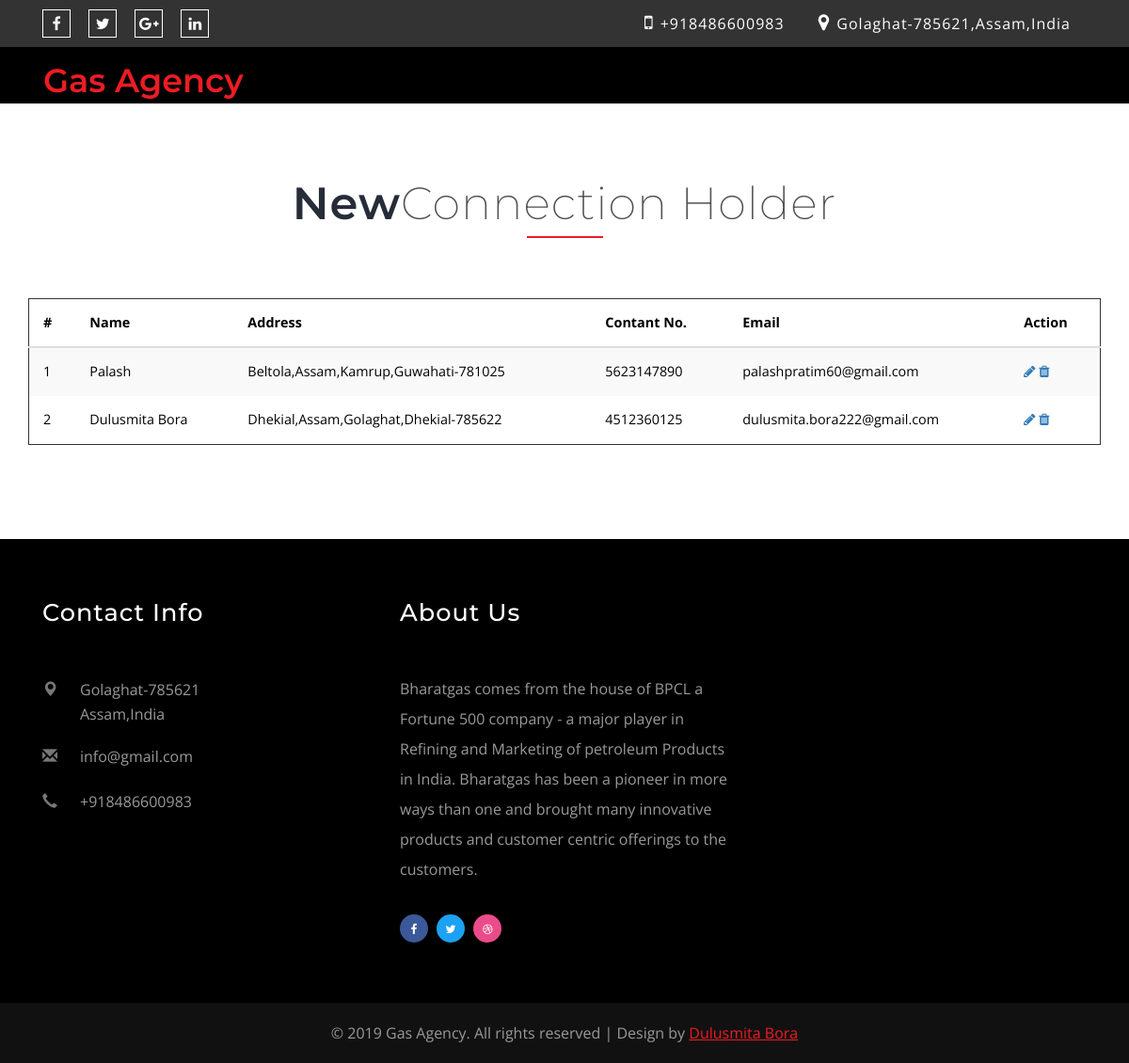
/manage-users.php (signed in), run on the app's committed database.
### tables this page shows
CREATE TABLE IF NOT EXISTS `connection` (
  `id` int(255) NOT NULL AUTO_INCREMENT,
  `userid` int(11) NOT NULL,
  `name` varchar(100) NOT NULL,
  `dob` varchar(100) NOT NULL,
  `fname` varchar(100) NOT NULL,
  `mname` varchar(100) NOT NULL,
  `spname` varchar(100) NOT NULL,
  `gender` varchar(30) NOT NULL,
  `address` varchar(255) NOT NULL,
  `state` varchar(100) NOT NULL,
  `district` varchar(100) NOT NULL,
  `city` varchar(100) NOT NULL,
  `pin` bigint(20) NOT NULL,
  `cno` bigint(20) NOT NULL,
  `email` varchar(100) NOT NULL,
  `poi` varchar(255) NOT NULL,
  `cardNo` bigint(20) NOT NULL,
  `subsidy` varchar(25) NOT NULL,
  `bank` varchar(100) NOT NULL,
  `accNo` varchar(255) NOT NULL,
  `photo` varchar(255) NOT NULL,
  `sign` varchar(2555) NOT NULL,
  `user_email_status` varchar(100) NOT NULL,
  PRIMARY KEY (`id`)
);

### manage-users.php (the view, shortened to what this page needs)
<?php
include('includes/config.php');
if(strlen($_SESSION['id'])==0)
	{
header('location:login.php');
}
else{
?>
<!DOCTYPE html>
<html lang="en">
<head>
<link href="css/bootstrap.css" rel="stylesheet" type="text/css" media="all" />
<link href="css/style.css" rel="stylesheet" type="text/css" media="all" />
<link href="css/font-awesome.css" rel="stylesheet">
<link rel="stylesheet" href="css/jquery-ui.css" />
<link href="css/bookingstyle.css" rel="stylesheet" type="text/css" media="all"/>
</head>
<body>
				<div class="top">
					<div class="container">
							<div class="col-md-6 top-middle">
								<ul>
									<li><a href="#"><i class="fa fa-facebook"></i></a></li>
									<li><a href="#"><i class="fa fa-twitter"></i></a></li>
									<li><a href="#"><i class="fa fa-google-plus"></i></a></li>
									<li><a href="#"><i class="fa fa-linkedin"></i></a></li>
								</ul>
							</div>
							<div class="col-md-6 top-left">
								<ul>
									<li><i class="fa fa-mobile" aria-hidden="true"></i> +918486600983</li>
									<li><i class="fa fa-map-marker" aria-hidden="true"></i> Golaghat-785621,Assam,India</li>
								</ul>
							</div>
							<div class="clearfix"></div>
					</div>
				</div>
				<div class="top-bar">
				<div class="container">
					<div class="header">
						<nav class="navbar navbar-default">
							<div class="navbar-header navbar-left">
								<h1><a class="navbar-brand" href="dashboard.php">Gas Agency</span></a></h1>
							</div>
						</nav>
				</div>
			</div>
		</div>
	<div class="two-grids">
	    <div class="container">
            <div class="wthree_head_section">
				<h4 class="w3l_header">New<span>Connection Holder</span></h4>
			</div>
			<div class="bs-docs-example">
				<table class="table table-striped">
					<thead>
						<tr>
							<th>#</th>
							<th>Name</th>
							<th>Address</th>
							<th>Contant No.</th>
							<th>Email</th>
							<th>Action</th>
						</tr>
					</thead>
					<tbody>
<?php $query=mysqli_query($conn,"select * from connection");
$cnt=1;
while($row=mysqli_fetch_array($query))
{
?>
						<tr>
							<td><?php echo htmlentities($cnt);?></td>
							<td><?php echo htmlentities($row['name']);?></td>
							<td><?php echo $row['address'].",".$row['state'].",".$row['district'].",".$row['city']."-".$row['pin'];?></td>
							<td><?php echo htmlentities($row['cno']);?></td>
							<td><?php echo htmlentities($row['email']);?></td>
							<td><a href="view_users.php?id=<?php echo $row['id']?>" ><i class="fa fa-pencil"></i></a>
								<a href="manage-users.php?id=<?php echo $row['id']?>&del=delete" onClick="return confirm('Are you sure you want to delete?')"><i class="fa fa-trash"></i></a>
							</td>
						</tr>
<?php $cnt=$cnt+1; } ?>
					</tbody>
				</table>
			</div>
		</div>
	</div>
	<div class="footer">
		<div class="container">
			<div class="col-md-4 agile_footer_grid">
				<h3>Contact Info</h3>
				<ul class="w3_address">
					<li><i class="glyphicon glyphicon-map-marker" aria-hidden="true"></i>Golaghat-785621 <span>Assam,India</span></li>
					<li><i class="glyphicon glyphicon-envelope" aria-hidden="true"></i><a href="mailto:info@gmail.com">info@gmail.com</a></li>
					<li><i class="glyphicon glyphicon-earphone" aria-hidden="true"></i>+918486600983</li>
				</ul>
			</div>
			<div class="col-md-4 agile_footer_grid">
				<h3>About Us</h3>
				<p>Bharatgas comes from the house of BPCL a Fortune 500 company - a major player in Refining and Marketing of petroleum Products in India.
Bharatgas has been a pioneer in more ways than one and brought many innovative products and customer centric offerings to the customers.</p>
				<ul class="agileits_social_list">
					<li><a href="#" class="w3_agile_facebook"><i class="fa fa-facebook" aria-hidden="true"></i></a></li>
					<li><a href="#" class="agile_twitter"><i class="fa fa-twitter" aria-hidden="true"></i></a></li>
					<li><a href="#" class="w3_agile_dribble"><i class="fa fa-dribbble" aria-hidden="true"></i></a></li>
				</ul>
			</div>
		</div>
	</div>
	<div class="agileinfo_copyright">
		<p>© 2019 Gas Agency. All rights reserved | Design by <a href="http://w3layouts.com/">Dulusmita Bora</a></p>
	</div>
</body>
</html>
<?php } ?>

### css/bookingstyle.css (style rules this page uses)
body { font-size: 100%; font-family: 'Open Sans', sans-serif; background:#ffffff; margin: 0; }

### data on the page
connection: name "Palash", address "Beltola", state "Assam", district "Kamrup", city "Guwahati", pin "781025", cno "5623147890", email "palashpratim60@gmail.com"
connection: name "Dulusmita Bora", address "Dhekial", state "Assam", district "Golaghat", city "Dhekial", pin "785622", cno "4512360125", email "dulusmita.bora222@gmail.com"
